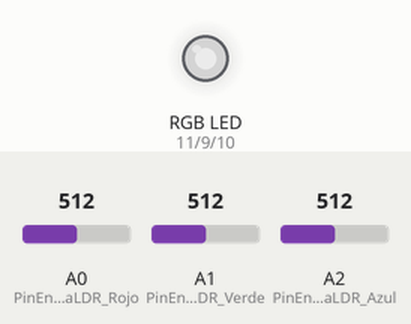
Simulated run of this sketch. Board: Arduino Uno, built with avr-gcc and run on an emulated ATmega328P. On the bench: an RGB LED mixed from three pins (HIGH = lit). The inputs (shaded band) are chosen by the test bench; at power-on: A0 (PinEntradaLDR_Rojo) = 512, A1 (PinEntradaLDR_Verde) = 512, A2 (PinEntradaLDR_Azul) = 512. Dim RGB values are drawn brighter than linear; what the sketch prints to the serial monitor is not drawn.

Above: at 1.2 s.
1.3 s: A0 (PinEntradaLDR_Rojo) set to 416
At 2.6 s:
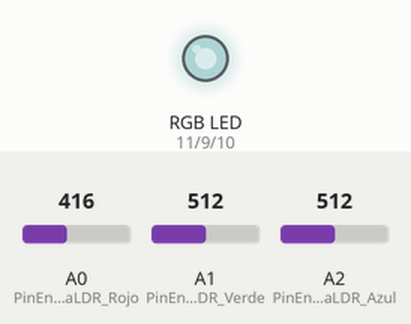
4.3 s: A0 (PinEntradaLDR_Rojo) set to 392
At 5.3 s:
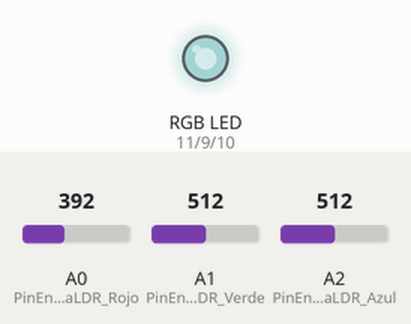
7.3 s: A1 (PinEntradaLDR_Verde) set to 417
At 8.3 s:
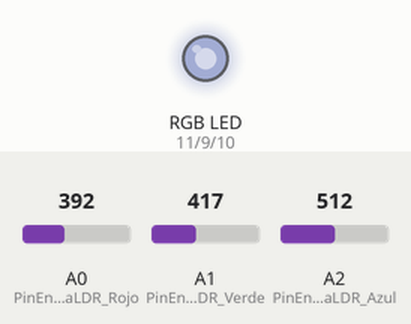
10.3 s: A1 (PinEntradaLDR_Verde) set to 385
At 11.5 s:
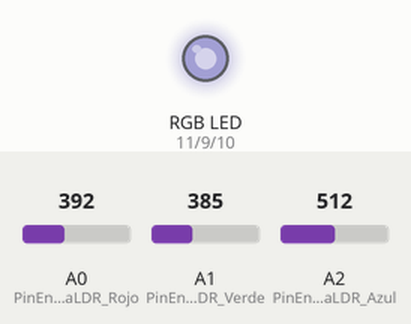
13.3 s: A2 (PinEntradaLDR_Azul) set to 409
At 14.8 s:
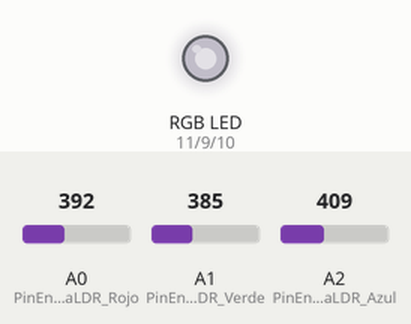
16.3 s: A2 (PinEntradaLDR_Azul) set to 392
At 17.8 s:
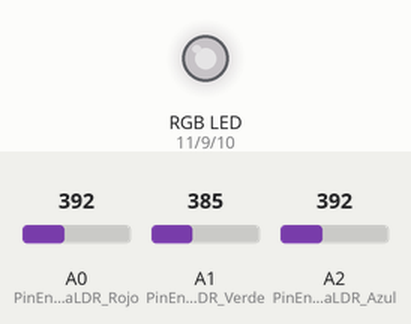
Timing chart, 0 to 19.3 s (numbered marks = the images above; inputs shaded):
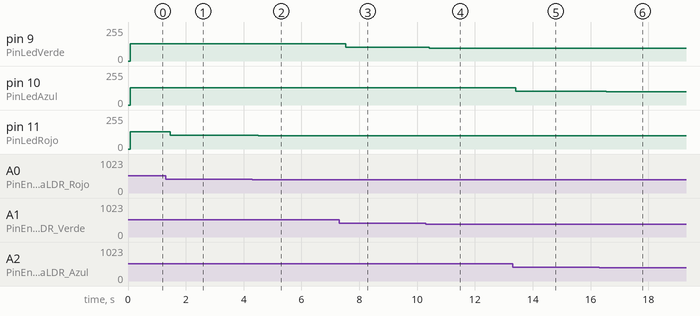

The sketch:

SensorRGB.ino
```cpp
const int PinLedVerde = 9;
const int PinLedRojo = 11;
const int PinLedAzul = 10;
const int PinEntradaLDR_Rojo = A0;
const int PinEntradaLDR_Verde = A1;
const int PinEntradaLDR_Azul = A2;
int ValorSensorRojo = 0;
int ValorSensorVerde = 0;
int ValorSensorAzul = 0;
int ValorRojo = 0;
int ValorVerde = 0;
int ValorAzul = 0;


void setup() {
  // put your setup code here, to run once:
  Serial.begin(9600);
  pinMode(PinLedVerde,OUTPUT);
  pinMode(PinLedRojo,OUTPUT);
  pinMode(PinLedAzul,OUTPUT);
}

void loop() {
  // put your main code here, to run repeatedly:
  ValorSensorRojo = analogRead(PinEntradaLDR_Rojo);
  delay(5);
  ValorSensorVerde = analogRead(PinEntradaLDR_Verde);
  delay(5);
  ValorSensorAzul = analogRead(PinEntradaLDR_Azul);
  Serial.print("Mapa de valores sensores \t Rojo: ");
  Serial.print(ValorSensorRojo);
  Serial.print("\t Verde: ");
  Serial.print(ValorSensorVerde);
  Serial.print("\t Azul: ");
  Serial.print(ValorSensorAzul);
  ValorRojo = ValorSensorRojo/4;
  ValorVerde = ValorSensorVerde/4;
  ValorAzul = ValorSensorAzul/4;
  Serial.print("\t Mapa de valores sensores \t Rojo: ");
  Serial.print(ValorRojo);
  Serial.print("\t Verde: ");
  Serial.print(ValorVerde);
  Serial.print("\t Azul: ");
  Serial.println(ValorAzul);
  analogWrite(PinLedRojo,ValorRojo);
  analogWrite(PinLedVerde,ValorVerde);
  analogWrite(PinLedAzul,ValorAzul);
}
```

Measured:
- after the input at 1.3 s, pin 11 (PinLedRojo): 128/255 → 104/255 after 0.17 s
- after the input at 4.3 s, pin 11 (PinLedRojo): 104/255 → 98/255 after 0.21 s
- after the input at 7.3 s, pin 9 (PinLedVerde): 128/255 → 104/255 after 0.23 s
- after the input at 10.3 s, pin 9 (PinLedVerde): 104/255 → 96/255 after 0.12 s
- after the input at 13.3 s, pin 10 (PinLedAzul): 128/255 → 102/255 after 0.12 s
- after the input at 16.3 s, pin 10 (PinLedAzul): 102/255 → 98/255 after 0.24 s
